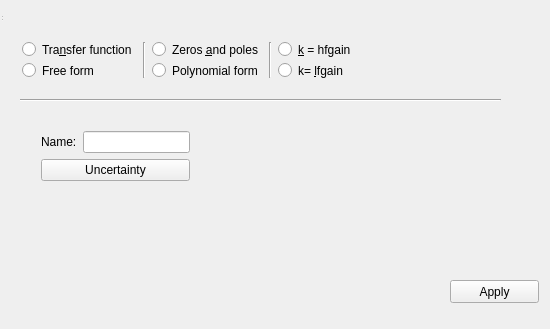
<?xml version="1.0" encoding="UTF-8"?>
<ui version="4.0">
 <class>PlantDialog</class>
 <widget class="QWidget" name="PlantDialog">
  <property name="windowModality">
   <enum>Qt::NonModal</enum>
  </property>
  <property name="geometry">
   <rect>
    <x>0</x>
    <y>0</y>
    <width>550</width>
    <height>329</height>
   </rect>
  </property>
  <property name="windowTitle">
   <string>PlantDialog</string>
  </property>
  <widget class="QWidget" name="centralWidget" native="true">
   <property name="geometry">
    <rect>
     <x>0</x>
     <y>30</y>
     <width>549</width>
     <height>284</height>
    </rect>
   </property>
   <widget class="Line" name="line_3">
    <property name="geometry">
     <rect>
      <x>20</x>
      <y>60</y>
      <width>481</width>
      <height>20</height>
     </rect>
    </property>
    <property name="orientation">
     <enum>Qt::Horizontal</enum>
    </property>
   </widget>
   <widget class="QPushButton" name="okButton">
    <property name="geometry">
     <rect>
      <x>450</x>
      <y>250</y>
      <width>89</width>
      <height>23</height>
     </rect>
    </property>
    <property name="text">
     <string>Apply</string>
    </property>
   </widget>
   <widget class="QWidget" name="layoutWidget">
    <property name="geometry">
     <rect>
      <x>11</x>
      <y>1</y>
      <width>521</width>
      <height>58</height>
     </rect>
    </property>
    <layout class="QHBoxLayout" name="horizontalLayout1">
     <item>
      <layout class="QVBoxLayout" name="verticalLayout">
       <item>
        <widget class="QRadioButton" name="transferFunctionRadio">
         <property name="text">
          <string>Tra&amp;nsfer function</string>
         </property>
        </widget>
       </item>
       <item>
        <widget class="QRadioButton" name="freeFormRadio">
         <property name="text">
          <string>Free form</string>
         </property>
        </widget>
       </item>
      </layout>
     </item>
     <item>
      <widget class="Line" name="line">
       <property name="orientation">
        <enum>Qt::Vertical</enum>
       </property>
      </widget>
     </item>
     <item>
      <layout class="QVBoxLayout" name="verticalLayout_2">
       <item>
        <widget class="QRadioButton" name="zerosPolesRadio">
         <property name="text">
          <string>Zeros &amp;and poles</string>
         </property>
        </widget>
       </item>
       <item>
        <widget class="QRadioButton" name="polynomialRadio">
         <property name="text">
          <string>Polynomial form</string>
         </property>
        </widget>
       </item>
      </layout>
     </item>
     <item>
      <widget class="Line" name="line_2">
       <property name="orientation">
        <enum>Qt::Vertical</enum>
       </property>
      </widget>
     </item>
     <item>
      <layout class="QVBoxLayout" name="verticalLayout_3">
       <item>
        <widget class="QRadioButton" name="zpkRadio">
         <property name="text">
          <string>&amp;k = hfgain</string>
         </property>
        </widget>
       </item>
       <item>
        <widget class="QRadioButton" name="tcgRadio">
         <property name="text">
          <string>k= &amp;lfgain</string>
         </property>
        </widget>
       </item>
      </layout>
     </item>
     <item>
      <spacer name="horizontalSpacer">
       <property name="orientation">
        <enum>Qt::Horizontal</enum>
       </property>
       <property name="sizeHint" stdset="0">
        <size>
         <width>40</width>
         <height>20</height>
        </size>
       </property>
      </spacer>
     </item>
    </layout>
   </widget>
   <widget class="QStackedWidget" name="formStack">
    <property name="geometry">
     <rect>
      <x>220</x>
      <y>80</y>
      <width>311</width>
      <height>161</height>
     </rect>
    </property>
    <widget class="QWidget" name="emptyPage"/>
    <widget class="QWidget" name="formato_libre">
     <widget class="QWidget" name="layoutWidget1">
      <property name="geometry">
       <rect>
        <x>30</x>
        <y>20</y>
        <width>217</width>
        <height>128</height>
       </rect>
      </property>
      <layout class="QVBoxLayout" name="verticalLayout_5">
       <item>
        <layout class="QHBoxLayout" name="horizontalLayout_5">
         <item>
          <widget class="QLabel" name="label_6">
           <property name="text">
            <string>Numerator:</string>
           </property>
          </widget>
         </item>
         <item>
          <widget class="QLineEdit" name="freeNumerator"/>
         </item>
        </layout>
       </item>
       <item>
        <layout class="QHBoxLayout" name="horizontalLayout_6">
         <item>
          <widget class="QLabel" name="label_7">
           <property name="text">
            <string>Denominator:</string>
           </property>
          </widget>
         </item>
         <item>
          <widget class="QLineEdit" name="freeDenominator"/>
         </item>
        </layout>
       </item>
       <item>
        <layout class="QHBoxLayout" name="horizontalLayout_7">
         <item>
          <widget class="QLabel" name="label_8">
           <property name="text">
            <string>Gain:</string>
           </property>
          </widget>
         </item>
         <item>
          <widget class="QLineEdit" name="freeGain"/>
         </item>
        </layout>
       </item>
       <item>
        <layout class="QHBoxLayout" name="horizontalLayout_8">
         <item>
          <widget class="QLabel" name="label_9">
           <property name="text">
            <string>Delay:</string>
           </property>
          </widget>
         </item>
         <item>
          <widget class="QLineEdit" name="freeDelay"/>
         </item>
        </layout>
       </item>
      </layout>
     </widget>
    </widget>
    <widget class="QWidget" name="CP">
     <widget class="QLabel" name="polyImage">
      <property name="geometry">
       <rect>
        <x>160</x>
        <y>90</y>
        <width>131</width>
        <height>61</height>
       </rect>
      </property>
      <property name="text">
       <string/>
      </property>
     </widget>
     <widget class="QWidget" name="layoutWidget2">
      <property name="geometry">
       <rect>
        <x>10</x>
        <y>10</y>
        <width>261</width>
        <height>64</height>
       </rect>
      </property>
      <layout class="QVBoxLayout" name="verticalLayout_6">
       <item>
        <layout class="QHBoxLayout" name="horizontalLayout">
         <item>
          <widget class="QLabel" name="label">
           <property name="text">
            <string>Numerator:</string>
           </property>
          </widget>
         </item>
         <item>
          <widget class="QLineEdit" name="polyNumerator"/>
         </item>
        </layout>
       </item>
       <item>
        <layout class="QHBoxLayout" name="horizontalLayout_2">
         <item>
          <widget class="QLabel" name="label_2">
           <property name="text">
            <string>Denominator:</string>
           </property>
          </widget>
         </item>
         <item>
          <widget class="QLineEdit" name="polyDenominator"/>
         </item>
        </layout>
       </item>
      </layout>
     </widget>
     <widget class="QWidget" name="layoutWidget3">
      <property name="geometry">
       <rect>
        <x>10</x>
        <y>80</y>
        <width>141</width>
        <height>64</height>
       </rect>
      </property>
      <layout class="QVBoxLayout" name="verticalLayout_9">
       <item>
        <layout class="QHBoxLayout" name="horizontalLayout_3">
         <item>
          <widget class="QLabel" name="label_3">
           <property name="text">
            <string>Gain:</string>
           </property>
          </widget>
         </item>
         <item>
          <widget class="QLineEdit" name="polyGain"/>
         </item>
        </layout>
       </item>
       <item>
        <layout class="QHBoxLayout" name="horizontalLayout_4">
         <item>
          <widget class="QLabel" name="label_4">
           <property name="text">
            <string>Delay:</string>
           </property>
          </widget>
         </item>
         <item>
          <widget class="QLineEdit" name="polyDelay"/>
         </item>
        </layout>
       </item>
      </layout>
     </widget>
    </widget>
    <widget class="QWidget" name="kGa_2">
     <widget class="QWidget" name="layoutWidget_2">
      <property name="geometry">
       <rect>
        <x>10</x>
        <y>10</y>
        <width>261</width>
        <height>64</height>
       </rect>
      </property>
      <layout class="QVBoxLayout" name="verticalLayout_10">
       <item>
        <layout class="QHBoxLayout" name="horizontalLayout_13">
         <item>
          <widget class="QLabel" name="label_14">
           <property name="text">
            <string>Numerator:</string>
           </property>
          </widget>
         </item>
         <item>
          <widget class="QLineEdit" name="zpkNumerator"/>
         </item>
        </layout>
       </item>
       <item>
        <layout class="QHBoxLayout" name="horizontalLayout_14">
         <item>
          <widget class="QLabel" name="label_15">
           <property name="text">
            <string>Denominator:</string>
           </property>
          </widget>
         </item>
         <item>
          <widget class="QLineEdit" name="zpkDenominator"/>
         </item>
        </layout>
       </item>
      </layout>
     </widget>
     <widget class="QWidget" name="layoutWidget_3">
      <property name="geometry">
       <rect>
        <x>10</x>
        <y>80</y>
        <width>141</width>
        <height>64</height>
       </rect>
      </property>
      <layout class="QVBoxLayout" name="verticalLayout_11">
       <item>
        <layout class="QHBoxLayout" name="horizontalLayout_15">
         <item>
          <widget class="QLabel" name="label_16">
           <property name="text">
            <string>Gain:</string>
           </property>
          </widget>
         </item>
         <item>
          <widget class="QLineEdit" name="zpkGain"/>
         </item>
        </layout>
       </item>
       <item>
        <layout class="QHBoxLayout" name="horizontalLayout_16">
         <item>
          <widget class="QLabel" name="label_17">
           <property name="text">
            <string>Delay:</string>
           </property>
          </widget>
         </item>
         <item>
          <widget class="QLineEdit" name="zpkDelay"/>
         </item>
        </layout>
       </item>
      </layout>
     </widget>
     <widget class="QLabel" name="zpkImage">
      <property name="geometry">
       <rect>
        <x>160</x>
        <y>90</y>
        <width>131</width>
        <height>61</height>
       </rect>
      </property>
      <property name="text">
       <string/>
      </property>
     </widget>
    </widget>
    <widget class="QWidget" name="kNG">
     <widget class="QWidget" name="layoutWidget_4">
      <property name="geometry">
       <rect>
        <x>10</x>
        <y>10</y>
        <width>261</width>
        <height>64</height>
       </rect>
      </property>
      <layout class="QVBoxLayout" name="verticalLayout_12">
       <item>
        <layout class="QHBoxLayout" name="horizontalLayout_17">
         <item>
          <widget class="QLabel" name="label_18">
           <property name="text">
            <string>Numerator:</string>
           </property>
          </widget>
         </item>
         <item>
          <widget class="QLineEdit" name="tcgNumerator"/>
         </item>
        </layout>
       </item>
       <item>
        <layout class="QHBoxLayout" name="horizontalLayout_18">
         <item>
          <widget class="QLabel" name="label_19">
           <property name="text">
            <string>Denominator:</string>
           </property>
          </widget>
         </item>
         <item>
          <widget class="QLineEdit" name="tcgDenominator"/>
         </item>
        </layout>
       </item>
      </layout>
     </widget>
     <widget class="QWidget" name="layoutWidget_5">
      <property name="geometry">
       <rect>
        <x>10</x>
        <y>80</y>
        <width>141</width>
        <height>64</height>
       </rect>
      </property>
      <layout class="QVBoxLayout" name="verticalLayout_13">
       <item>
        <layout class="QHBoxLayout" name="horizontalLayout_19">
         <item>
          <widget class="QLabel" name="label_20">
           <property name="text">
            <string>Gain:</string>
           </property>
          </widget>
         </item>
         <item>
          <widget class="QLineEdit" name="tcgGain"/>
         </item>
        </layout>
       </item>
       <item>
        <layout class="QHBoxLayout" name="horizontalLayout_20">
         <item>
          <widget class="QLabel" name="label_21">
           <property name="text">
            <string>Delay:</string>
           </property>
          </widget>
         </item>
         <item>
          <widget class="QLineEdit" name="tcgDelay"/>
         </item>
        </layout>
       </item>
      </layout>
     </widget>
     <widget class="QLabel" name="tcgImage">
      <property name="geometry">
       <rect>
        <x>160</x>
        <y>90</y>
        <width>121</width>
        <height>61</height>
       </rect>
      </property>
      <property name="text">
       <string/>
      </property>
     </widget>
    </widget>
   </widget>
   <widget class="QWidget" name="layoutWidget5">
    <property name="geometry">
     <rect>
      <x>30</x>
      <y>90</y>
      <width>171</width>
      <height>108</height>
     </rect>
    </property>
    <layout class="QVBoxLayout" name="verticalLayout_4">
     <item>
      <layout class="QHBoxLayout" name="horizontalLayout2">
       <item>
        <widget class="QLabel" name="label_5">
         <property name="text">
          <string>Name:</string>
         </property>
        </widget>
       </item>
       <item>
        <widget class="QLineEdit" name="nameEdit"/>
       </item>
      </layout>
     </item>
     <item>
      <widget class="QPushButton" name="uncertaintyButton">
       <property name="text">
        <string>Uncertainty</string>
       </property>
      </widget>
     </item>
     <item>
      <spacer name="verticalSpacer">
       <property name="orientation">
        <enum>Qt::Vertical</enum>
       </property>
       <property name="sizeHint" stdset="0">
        <size>
         <width>20</width>
         <height>40</height>
        </size>
       </property>
      </spacer>
     </item>
    </layout>
   </widget>
  </widget>
  <widget class="QToolBar" name="mainToolBar">
   <property name="geometry">
    <rect>
     <x>0</x>
     <y>0</y>
     <width>2</width>
     <height>11</height>
    </rect>
   </property>
  </widget>
  <widget class="QStatusBar" name="statusBar">
   <property name="geometry">
    <rect>
     <x>0</x>
     <y>0</y>
     <width>3</width>
     <height>22</height>
    </rect>
   </property>
  </widget>
 </widget>
 <layoutdefault spacing="6" margin="11"/>
 <resources/>
 <connections/>
</ui>
